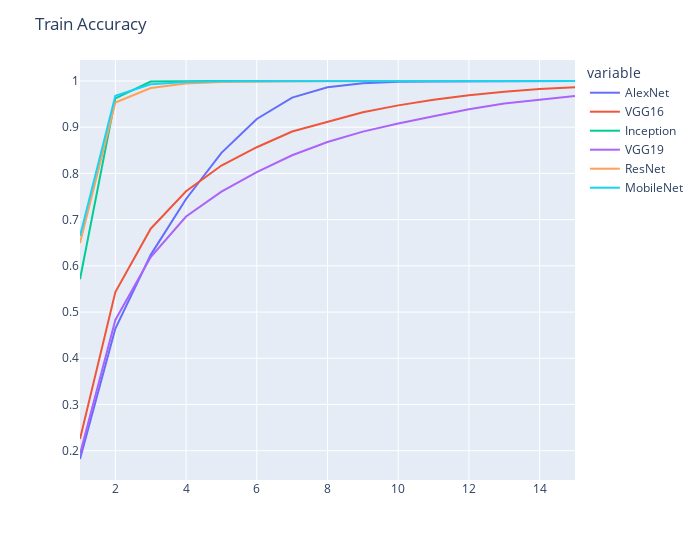

Write notebook code for a chart like this one.
### Markdown cell above
## Train and Validation Data

### Code cell
fig = px.line(accuracy_df, x=epochs, y=labels, width=700)
fig.update_layout(title='Train Accuracy', xaxis_title="", yaxis_title="")
fig.show()

### Figure 1 — Plotly figure (JSON) as saved in the notebook; plotly's stock layout.template omitted (floating-point values rounded to 4 significant figures)
{"data": [{"hovertemplate": "variable=AlexNet<br>x=%{x}<br>value=%{y}<extra></extra>", "legendgroup": "AlexNet", "line": {"color": "#636efa", "dash": "solid"}, "mode": "lines", "name": "AlexNet", "orientation": "v", "showlegend": true, "type": "scatter", "x": [1, 2, 3, 4, 5, 6, 7, 8, 9, 10, 11, 12, 13, 14, 15], "xaxis": "x", "y": [0.182, 0.4643, 0.6238, 0.7447, 0.8446, 0.9178, 0.9641, 0.9865, 0.9953, 0.9985, 0.9991, 0.9993, 0.9997, 0.9999, 0.9999], "yaxis": "y"}, {"hovertemplate": "variable=VGG16<br>x=%{x}<br>value=%{y}<extra></extra>", "legendgroup": "VGG16", "line": {"color": "#EF553B", "dash": "solid"}, "mode": "lines", "name": "VGG16", "orientation": "v", "showlegend": true, "type": "scatter", "x": [1, 2, 3, 4, 5, 6, 7, 8, 9, 10, 11, 12, 13, 14, 15], "xaxis": "x", "y": [0.2254, 0.5432, 0.6803, 0.7613, 0.8172, 0.8567, 0.8907, 0.9111, 0.9322, 0.9473, 0.9595, 0.969, 0.977, 0.9826, 0.9863], "yaxis": "y"}, {"hovertemplate": "variable=Inception<br>x=%{x}<br>value=%{y}<extra></extra>", "legendgroup": "Inception", "line": {"color": "#00cc96", "dash": "solid"}, "mode": "lines", "name": "Inception", "orientation": "v", "showlegend": true, "type": "scatter", "x": [1, 2, 3, 4, 5, 6, 7, 8, 9, 10, 11, 12, 13, 14, 15], "xaxis": "x", "y": [0.5709, 0.9625, 0.9988, 0.9999, 1, 1, 1, 1, 1, 1, 1, 1, 1, 1, 1], "yaxis": "y"}, {"hovertemplate": "variable=VGG19<br>x=%{x}<br>value=%{y}<extra></extra>", "legendgroup": "VGG19", "line": {"color": "#ab63fa", "dash": "solid"}, "mode": "lines", "name": "VGG19", "orientation": "v", "showlegend": true, "type": "scatter", "x": [1, 2, 3, 4, 5, 6, 7, 8, 9, 10, 11, 12, 13, 14, 15], "xaxis": "x", "y": [0.1928, 0.4829, 0.6191, 0.7067, 0.7604, 0.8027, 0.8393, 0.868, 0.8904, 0.9081, 0.9238, 0.9391, 0.9511, 0.9597, 0.9676], "yaxis": "y"}, {"hovertemplate": "variable=ResNet<br>x=%{x}<br>value=%{y}<extra></extra>", "legendgroup": "ResNet", "line": {"color": "#FFA15A", "dash": "solid"}, "mode": "lines", "name": "ResNet", "orientation": "v", "showlegend": true, "type": "scatter", "x": [1, 2, 3, 4, 5, 6, 7, 8, 9, 10, 11, 12, 13, 14, 15], "xaxis": "x", "y": [0.6492, 0.9536, 0.9847, 0.9948, 0.9978, 0.9994, 0.9995, 1.0, 1.0, 1, 1, 1, 1, 1, 1], "yaxis": "y"}, {"hovertemplate": "variable=MobileNet<br>x=%{x}<br>value=%{y}<extra></extra>", "legendgroup": "MobileNet", "line": {"color": "#19d3f3", "dash": "solid"}, "mode": "lines", "name": "MobileNet", "orientation": "v", "showlegend": true, "type": "scatter", "x": [1, 2, 3, 4, 5, 6, 7, 8, 9, 10, 11, 12, 13, 14, 15], "xaxis": "x", "y": [0.6645, 0.968, 0.9929, 0.998, 0.9995, 0.9997, 1.0, 1, 1, 1, 1, 1, 1, 1, 1], "yaxis": "y"}], "layout": {"legend": {"title": {"text": "variable"}, "tracegroupgap": 0}, "margin": {"t": 60}, "title": {"text": "Train Accuracy"}, "width": 700, "xaxis": {"anchor": "y", "domain": [0, 1], "title": {"text": ""}}, "yaxis": {"anchor": "x", "domain": [0, 1], "title": {"text": ""}}}}
